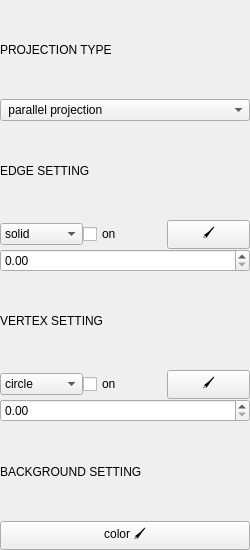
<?xml version="1.0" encoding="UTF-8"?>
<ui version="4.0">
 <class>SettingsWidget</class>
 <widget class="QWidget" name="SettingsWidget">
  <property name="geometry">
   <rect>
    <x>0</x>
    <y>0</y>
    <width>250</width>
    <height>550</height>
   </rect>
  </property>
  <property name="minimumSize">
   <size>
    <width>250</width>
    <height>500</height>
   </size>
  </property>
  <property name="maximumSize">
   <size>
    <width>250</width>
    <height>550</height>
   </size>
  </property>
  <property name="windowTitle">
   <string>Form</string>
  </property>
  <layout class="QHBoxLayout" name="horizontalLayout_3">
   <property name="spacing">
    <number>0</number>
   </property>
   <property name="leftMargin">
    <number>0</number>
   </property>
   <property name="topMargin">
    <number>0</number>
   </property>
   <property name="rightMargin">
    <number>0</number>
   </property>
   <property name="bottomMargin">
    <number>0</number>
   </property>
   <item>
    <layout class="QVBoxLayout" name="verticalLayout">
     <property name="spacing">
      <number>0</number>
     </property>
     <item>
      <widget class="QLabel" name="label_vertex">
       <property name="text">
        <string>PROJECTION TYPE</string>
       </property>
      </widget>
     </item>
     <item>
      <widget class="QComboBox" name="button_drawing_type_projection">
       <property name="cursor">
        <cursorShape>OpenHandCursor</cursorShape>
       </property>
       <item>
        <property name="text">
         <string> parallel projection</string>
        </property>
       </item>
       <item>
        <property name="text">
         <string>central projection</string>
        </property>
       </item>
      </widget>
     </item>
     <item>
      <widget class="QLabel" name="label_edge">
       <property name="text">
        <string>EDGE SETTING</string>
       </property>
      </widget>
     </item>
     <item>
      <layout class="QHBoxLayout" name="horizontalLayout">
       <item>
        <widget class="QComboBox" name="button_drawing_type_edge">
         <property name="cursor">
          <cursorShape>OpenHandCursor</cursorShape>
         </property>
         <item>
          <property name="text">
           <string>solid </string>
          </property>
         </item>
         <item>
          <property name="text">
           <string>dotted</string>
          </property>
         </item>
        </widget>
       </item>
       <item>
        <widget class="QCheckBox" name="checkBox_enge">
         <property name="cursor">
          <cursorShape>OpenHandCursor</cursorShape>
         </property>
         <property name="text">
          <string>on</string>
         </property>
        </widget>
       </item>
       <item>
        <widget class="QPushButton" name="button_color_edge">
         <property name="cursor">
          <cursorShape>OpenHandCursor</cursorShape>
         </property>
         <property name="text">
          <string>🖌</string>
         </property>
        </widget>
       </item>
      </layout>
     </item>
     <item>
      <widget class="QDoubleSpinBox" name="button_size_edge">
       <property name="cursor">
        <cursorShape>OpenHandCursor</cursorShape>
       </property>
      </widget>
     </item>
     <item>
      <widget class="QLabel" name="label_3">
       <property name="text">
        <string>VERTEX SETTING</string>
       </property>
      </widget>
     </item>
     <item>
      <layout class="QHBoxLayout" name="horizontalLayout_2">
       <item>
        <widget class="QComboBox" name="button_drawing_type_vertex">
         <property name="cursor">
          <cursorShape>OpenHandCursor</cursorShape>
         </property>
         <item>
          <property name="text">
           <string>circle </string>
          </property>
         </item>
         <item>
          <property name="text">
           <string>square </string>
          </property>
         </item>
        </widget>
       </item>
       <item>
        <widget class="QCheckBox" name="checkBox_vertex">
         <property name="cursor">
          <cursorShape>OpenHandCursor</cursorShape>
         </property>
         <property name="text">
          <string>on</string>
         </property>
        </widget>
       </item>
       <item>
        <widget class="QPushButton" name="button_color_vertex">
         <property name="cursor">
          <cursorShape>OpenHandCursor</cursorShape>
         </property>
         <property name="text">
          <string>🖌</string>
         </property>
        </widget>
       </item>
      </layout>
     </item>
     <item>
      <widget class="QDoubleSpinBox" name="button_size_vertex">
       <property name="cursor">
        <cursorShape>OpenHandCursor</cursorShape>
       </property>
      </widget>
     </item>
     <item>
      <widget class="QLabel" name="label_4">
       <property name="text">
        <string>BACKGROUND SETTING</string>
       </property>
      </widget>
     </item>
     <item>
      <widget class="QPushButton" name="button_backround_color">
       <property name="cursor">
        <cursorShape>OpenHandCursor</cursorShape>
       </property>
       <property name="text">
        <string>color 🖌</string>
       </property>
      </widget>
     </item>
    </layout>
   </item>
  </layout>
 </widget>
 <resources/>
 <connections/>
</ui>
